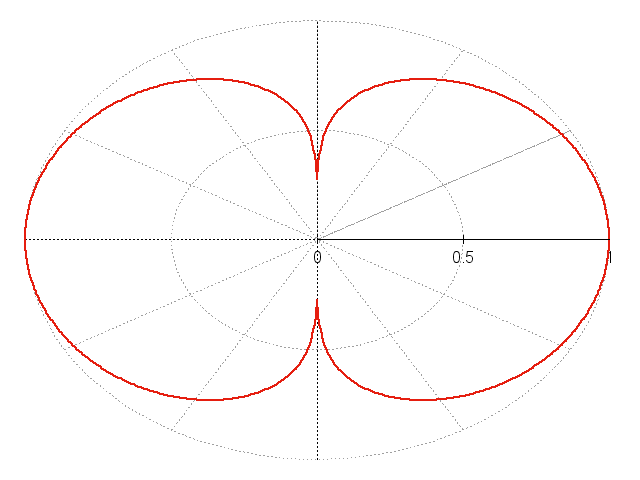

Reproduce this figure in gnuplot.
set term png transparent
set output "./dipole/dipole.png"

unset border
unset key
unset xtics
unset ytics

set clip points
set dummy t, y
set polar
set g polar
set samples 800, 800
set xzeroaxis
set yzeroaxis
set zzeroaxis
set trange [ 0 : 2*pi ] noreverse nowriteback
s='lc 7 lw 2 notitle'
r=0.5
plot sqrt(cos(t)**r) @s ,-sqrt(cos(t)**r) @s